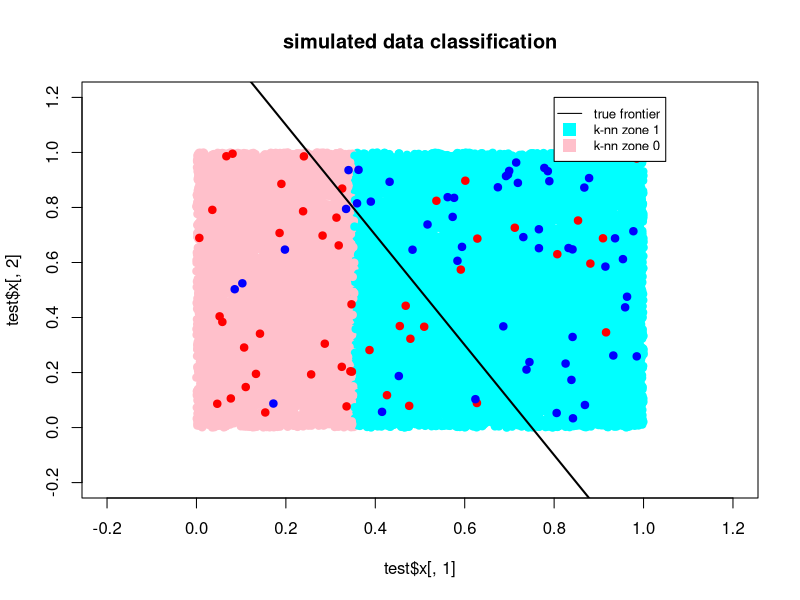

This figure's R source: (Note: this script raises an error after producing the figure.)

# install.package first, or if impossible go to the second part
# and use  the package rpart
# install.packages("tree")
#require(tree)
### simulated example

alpha <- 0.2; beta <- 0.8; # the following assumes alpha < 0.5 < beta

rexemple <- function(n){
	res <- list();
	res$x <- cbind(runif(n), runif(n));
	res$y <- array(n);
	u <- runif(n);
	T = 2 * res$x[,1] + res$x[,2] < 1.5;
	res$y[T] <- u[T]<alpha;
	res$y[!T] <- u[!T]<beta;
	res;
}

evaluateClassifError <- function(method){
	N <- 10000;
	test <- rexemple(N);
	err <- 0;
	for(i in 1:N){
		err = err + (test$y[i] != method(test$x[i,]));
	}
	err/N;
}

n <- 100;
train <- rexemple(n);

bayesClassifier <- function(x) {2*x[1] + x[2] > 1.5;}
bayesError <- evaluateClassifError(bayesClassifier)

y = factor(train$y); x1 = train$x[,1]; x2 = train$x[,2];




#with tree package
# fullTree <- tree(y~x1+x2, control = tree.control(n, mindev=0, minsize=2))


#with rpart package
require(rpart)
rpart.control(minsplit = 20, cp = 0.01,
              maxcompete = 4, maxsurrogate = 5, usesurrogate = 2,
              xval = 10,surrogatestyle = 0, maxdepth = 30)

fullTree_rpart <- rpart(y~x1+x2, method="class")


#cartClassifier <- prune.tree(fullTree, best = 10)

#with rpart package
cartClassifier_rpart <- prune.rpart(fullTree_rpart, cp = 0.1)



test <- rexemple(20000); # could also use LHS here

#with tree package
# test$estimProba <- predict(cartClassifier, data.frame(x1=test$x[,1], x2=test$x[,2]))
# test$guessed <- test$estimProba[,2]>0.5;

#with rpart package
ls("package:rpart")
test$estimProba_rpart <- predict(cartClassifier_rpart, data.frame(x1=test$x[,1], x2=test$x[,2]))
test$guessed_rpart <- test$estimProba_rpart[,2]>0.5;




cartError <- mean(test$y != test$guessed_rpart)
plot(test$x[,1], test$x[,2], col = c("pink", "cyan")[as.numeric(1+test$guessed)], pch = 19, xlim = c(-0.2, 1.2), ylim = c(-0.2, 1.2))
points(train$x[,1], train$x[,2], col = c("red", "blue")[1+train$y], pch = 19)
lines(c(0, 1), c(1.5, -0.5), col="black", lwd = 2)

f <- cartClassifier_rpart$frame;
lx <- c(); ly <- c();
for (j in 1:dim(f)[1]){
  var <- f[j,1]; 
  if((var == 'x1') || (var == 'x2')){
    b <- as.double(substr(f[j,5][1], 2,5))
    if (var == 'x1'){
      lx <- c(lx,b);
      lines(c(b,b), c(0,1));
    }
    else{
      ly <- c(ly, b);
      lines(c(0,1), c(b,b));
    }
  }
}


# graph legend and result prints
title("simulated data classification")
legend(0.8, 1.2, cex=0.8,c("true frontier", "k-nn zone 1", "k-nn zone 0"), 
       col = c("black", "cyan", "pink"),             
       lty = c(1, 0, 0), lwd = c(1, 0, 0),
       pch = c(NA,22, 22),
       pt.bg = c("black", "cyan", "pink"),
       pt.cex = 2)
cat("Bayes classification error:\t", bayesError, "\nCART classifier error:\t", cartError, "\n")

# to plot the partition tree with the package tree
x11();
partition.tree(cartClassifier, col="blue", cex = 2);
points(train$x[,1], train$x[,2], col = c("red", "blue")[1+train$y], pch = 19)
lines(c(0, 1), c(1.5, -0.5), col="green", lwd = 2)






# grow tree 
fit <- rpart(Kyphosis ~ Age + Number + Start,
             method="class", data=kyphosis)

printcp(fit) # display the results 
plotcp(fit) # visualize cross-validation results 
summary(fit) # detailed summary of splits




# plot tree 
x11();


par(mfrow=c(1,2)) # two plots on one page 
# given tree
plot(fit, uniform=TRUE, 
     main="Classification Tree for Kyphosis")
text(fit, use.n=TRUE, all=TRUE, cex=.8)


# prune the tree 
# pfit<- prune(fit, cp=fit$cptable[which.min(fit$cptable[,"xerror"]),"CP"])
pfit<- prune(fit, cp=0.0196)

# plot the pruned tree 
plot(pfit, uniform=TRUE,main="Pruned Classification Tree for Kyphosis")
text(pfit, use.n=TRUE, all=TRUE, cex=.8)




x11();

control_options=rpart.control(minsplit = 3,minibucket=10,cp = 0.01,
              maxcompete = 20, maxsurrogate = 5, usesurrogate = 2,
              xval = 10,surrogatestyle = 0, maxdepth = 3)

#options
minsplit = 5      # minimum nb of observations so that a split is attempted
minibucket=3      # minimum nb of observations in terminal node
cp = 0.01         # complexity / regularization parameter
maxcompete = 5    # the number of competitor splits retained in the output
maxsurrogate = 5  # the number of surrogate splits retained in the output. 
usesurrogate = 2  # how to use surrogates in the splitting process. 
xval = 10        # the number of surrogate splits retained in the output. 
surrogatestyle = 0 # how to use surrogates in the splitting process. 
maxdepth = 12      # how to use surrogates in the splitting process. 0

fit2 <- rpart(Kyphosis ~ Age + Number + Start,
              method="class", data=kyphosis, control=control_options)
#x11();
plot(fit2, uniform=TRUE, 
     main="Classification Tree for Kyphosis")
text(fit2, use.n=TRUE, all=TRUE, cex=.8)


# create attractive postscript plot of tree 
# post(fit, file = "tree.pdf", 
#      title = "Classification Tree for Kyphosis")
getwd()